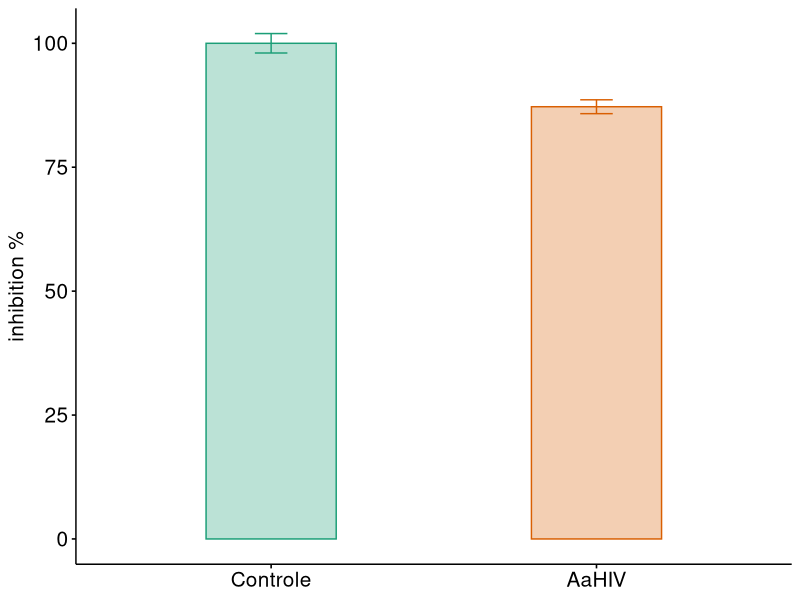

The R script that drew this image:
## ---- chunk 1
library(tidyverse)
setwd("../data/")
adhesion <- read.csv("adhesion_aah4.csv")
Cn<-filter( adhesion, Sample=="Controle" )
adhesion$inhibition <- (adhesion$OD/mean(Cn$OD))*100


aah4 <- filter(adhesion, adhesion$Sample == "AaHIV")
controle <- filter(adhesion, adhesion$Sample != "AaHIV")
t.test(aah4$inhibition, controle$inhibition, alternative="t")

## ---- chunk 2
library(ggpubr)
ggbarplot(adhesion, x = "Sample", y = "inhibition", add = c("mean_se")
          ,color = "Sample", fill = "Sample",alpha=0.3, palette = "Dark2", width = 0.4, ylab="inhibition %", xlab=FALSE )+ theme(legend.position="none", text = element_text(size=15))
          
